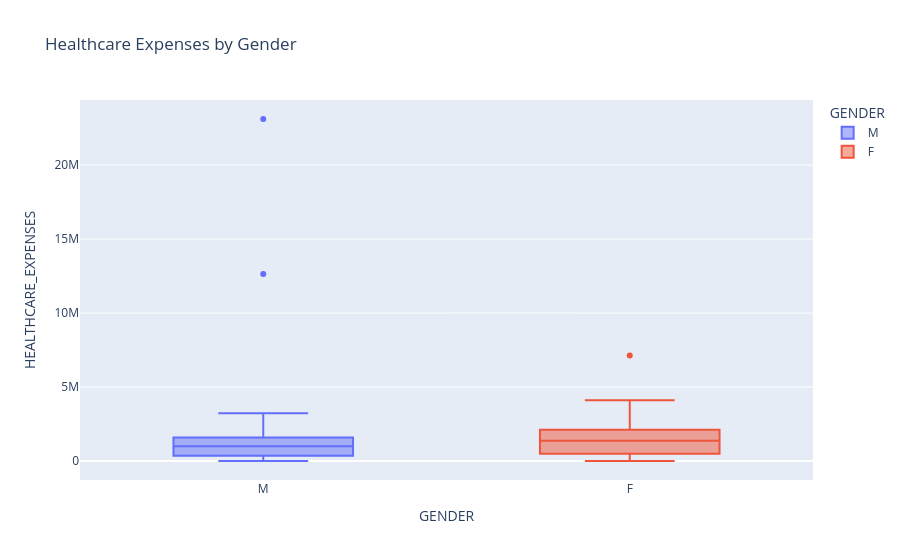

Notebook code cell kept with this figure:
### Markdown cell above
Healthcare Expenses by Gender:

The box plot compares healthcare expenses between male and female patients. Both genders show a wide variation in healthcare expenses, with several outliers. Female patients appear to have slightly higher healthcare expenses than male patients in this dataset.

### Code cell
fig = px.box(
    patients,
    x='GENDER',
    y='HEALTHCARE_EXPENSES',
    color='GENDER',
    title='Healthcare Expenses by Gender'
)

fig.show()

### Figure 1 — Plotly figure (JSON) as saved in the notebook; plotly's stock layout.template omitted (floating-point values rounded to 4 significant figures; data arrays with more than 128 entries replaced by an {"elided": "..."} marker saying what was removed)
{"data": [{"alignmentgroup": "True", "hovertemplate": "GENDER=%{x}<br>HEALTHCARE_EXPENSES=%{y}<extra></extra>", "legendgroup": "M", "marker": {"color": "#636efa"}, "name": "M", "notched": false, "offsetgroup": "M", "orientation": "v", "showlegend": true, "type": "box", "x": {"elided": "547 str values"}, "x0": " ", "xaxis": "x", "y": {"elided": "547 float values"}, "y0": " ", "yaxis": "y"}, {"alignmentgroup": "True", "hovertemplate": "GENDER=%{x}<br>HEALTHCARE_EXPENSES=%{y}<extra></extra>", "legendgroup": "F", "marker": {"color": "#EF553B"}, "name": "F", "notched": false, "offsetgroup": "F", "orientation": "v", "showlegend": true, "type": "box", "x": {"elided": "616 str values"}, "x0": " ", "xaxis": "x", "y": {"elided": "616 float values"}, "y0": " ", "yaxis": "y"}], "layout": {"boxmode": "overlay", "legend": {"title": {"text": "GENDER"}, "tracegroupgap": 0}, "title": {"text": "Healthcare Expenses by Gender"}, "xaxis": {"anchor": "y", "categoryarray": ["M", "F"], "categoryorder": "array", "domain": [0, 1], "title": {"text": "GENDER"}}, "yaxis": {"anchor": "x", "domain": [0, 1], "title": {"text": "HEALTHCARE_EXPENSES"}}}}
